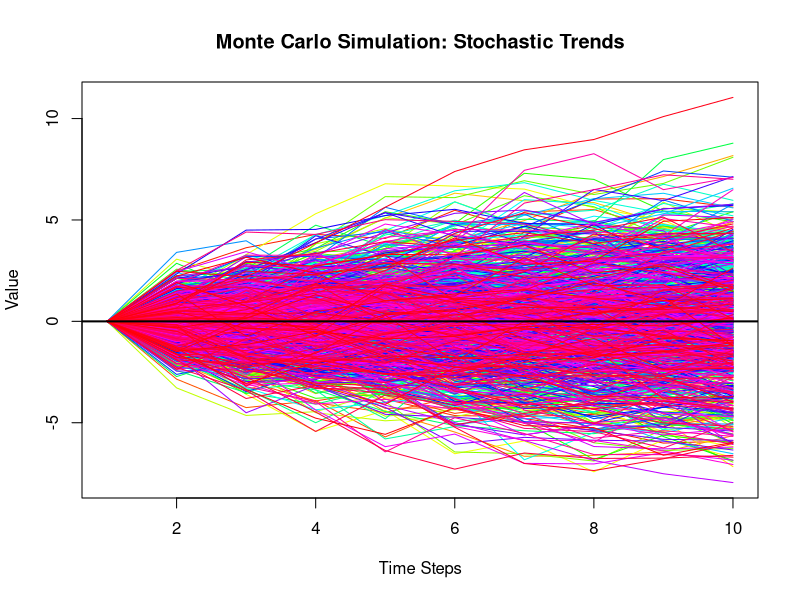
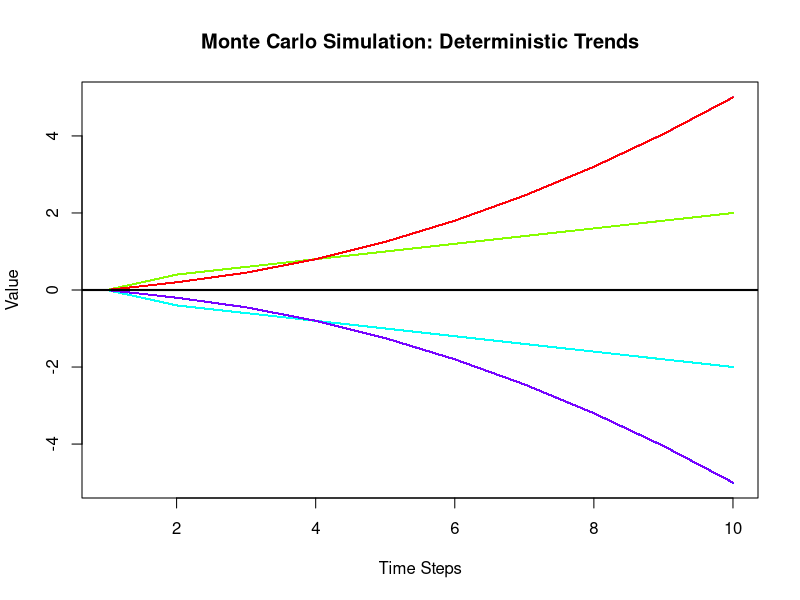
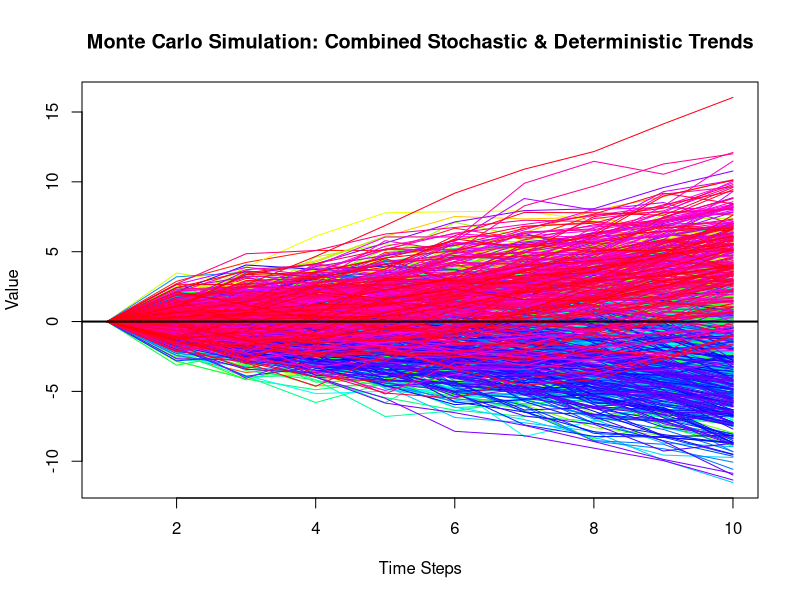
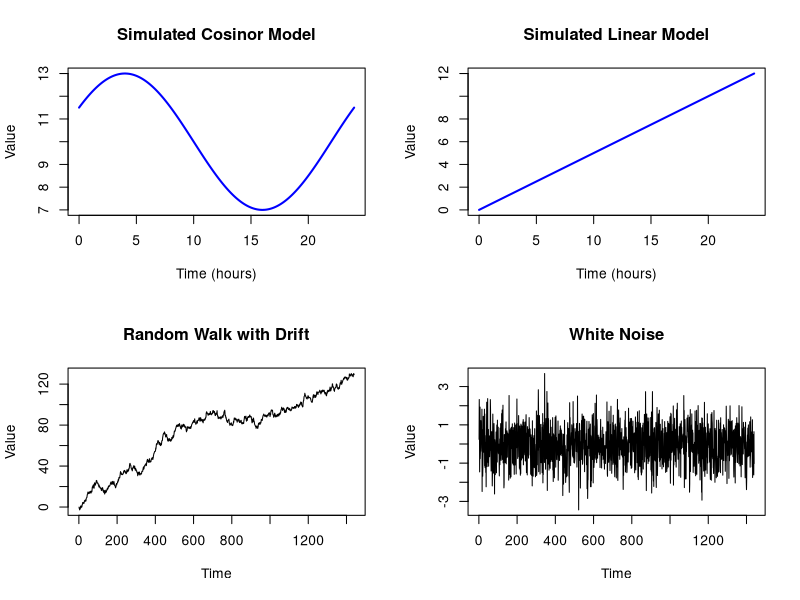

The R script that drew these images, in order:
#Parameter settings
#Sample Size
n <- 1000
#Time Points
time <- 10  
#Stochastic trend 
#Drift  
mu <- 0             
#initial SD
sigma_0 <- 1
#autoregressive path weight (AR(1))           
phi <- .98

#Deterministic trend
#Linear (positive)
b1p <- 0.2
#Linear (negative)
b1n<- -0.2 
#Quadratic (negative)
b2n <- -0.05 
#Quadratic (positive)
b2p <- 0.05     

#set cuts for grouping
c1<-250
c2<-500
c3<-750


##program producing time series##
# Initialize matrices to store results
stochastic_simulations <- matrix(0, nrow = time, ncol = n)
deterministic_simulations <- matrix(0, nrow = time, ncol = n)
combined_simulations <- matrix(0, nrow = time, ncol = n)

# Generate stochastic trends (random walks with stochastic volatility)
for (i in 1:n) {
  steps <- numeric(time)
  sigma_t <- sigma_0  # Initialize volatility
  
  for (t in 2:time) {
    epsilon_t <- rnorm(1, mean = 0, sd = sigma_t)  # Random shock
    sigma_t <- abs(phi * sigma_t + rnorm(1, mean = 0, sd = 0.1))  # Stochastic volatility
    steps[t] <- steps[t-1] + mu + epsilon_t  # Stochastic trend update
  }
  
  stochastic_simulations[, i] <- steps  # Store stochastic paths
}

# Generate deterministic trends (Linear, Quadratic, Exponential)
for (i in 1:n) {
  steps <- numeric(time)
  
  for (t in 2:time) {
    if (i <= c1) {  # Group 1: Linear positve trend
      steps[t] <- b1p*t
    } else if (i <= c2) {  # Group 2: Linear negative trend
      steps[t] <-b1n*t
    } else if (i <= c3) {  # Group 3: Negative quad trend
      steps[t] <-b2n*t^2
    } else {  # Group 4: Postive quad trend
      steps[t] <- b2p*t^2
    }
  }
  deterministic_simulations[, i] <- steps  # Store deterministic paths
}

# Combine Stochastic and Deterministic Trends
combined_simulations <- stochastic_simulations + deterministic_simulations

# Plot Stochastic Trends
matplot(stochastic_simulations, type = "l", lty = 1, col = rainbow(n), 
        main = "Monte Carlo Simulation: Stochastic Trends",
        xlab = "Time Steps", ylab = "Value")
abline(h = 0, col = "black", lwd = 2)

# Plot Deterministic Trends
matplot(deterministic_simulations, type = "l", lty = 1, col = rainbow(n), 
        main = "Monte Carlo Simulation: Deterministic Trends",
        xlab = "Time Steps", ylab = "Value")
abline(h = 0, col = "black", lwd = 2)

# Plot Combined Trends
matplot(combined_simulations, type = "l", lty = 1, col = rainbow(n), 
        main = "Monte Carlo Simulation: Combined Stochastic & Deterministic Trends",
        xlab = "Time Steps", ylab = "Value")
abline(h = 0, col = "black", lwd = 2)


par(mfrow=c(2,2))
n <- 1440  # number of time points
time<-seq(0, 24, length.out = n)# Time over 24 hours
mesor <- 10 # Midline Estimating Statistic Of Rhythm (baseline)
amplitude <- 3 # Amplitude of the rhythm
acrophase <- pi / 3 # Phase shift (in radians)
# Simulate cosinor model
cosinor <- mesor + amplitude * cos(2 * pi * time / 24 - acrophase)
# Plot the result
plot(time, cosinor, type = "l", col = "blue", lwd = 2,main = "Simulated Cosinor Model",xlab = "Time (hours)", ylab = "Value")

#linear trend
linear<-.5*time
plot(time, linear, type = "l", col = "blue", lwd = 2,main = "Simulated Linear Model",xlab = "Time (hours)", ylab = "Value")

# Parameters
drift <- 0.1        # Drift term
noise <- rnorm(n)    # White noise

# Generate random walk with drift
random_walk_drift <- cumsum(drift + noise)
# Plot the time series
ts.plot(random_walk_drift, main = "Random Walk with Drift", ylab = "Value", xlab = "Time")


# Simulate white noise
white_noise <- rnorm(n, mean = 0, sd = 1)

# Plot the white noise
ts.plot(white_noise, main = "White Noise", ylab = "Value", xlab = "Time")
